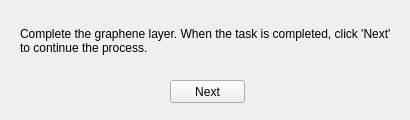
<?xml version="1.0" encoding="UTF-8"?>
<ui version="4.0">
 <class>Form</class>
 <widget class="QWidget" name="Form">
  <property name="geometry">
   <rect>
    <x>0</x>
    <y>0</y>
    <width>410</width>
    <height>120</height>
   </rect>
  </property>
  <property name="windowTitle">
   <string>Application of graphene</string>
  </property>
  <widget class="QPushButton" name="pushButton">
   <property name="geometry">
    <rect>
     <x>170</x>
     <y>80</y>
     <width>75</width>
     <height>23</height>
    </rect>
   </property>
   <property name="text">
    <string>Next</string>
   </property>
  </widget>
  <widget class="QLabel" name="label">
   <property name="geometry">
    <rect>
     <x>20</x>
     <y>10</y>
     <width>371</width>
     <height>61</height>
    </rect>
   </property>
   <property name="acceptDrops">
    <bool>false</bool>
   </property>
   <property name="text">
    <string>Complete the graphene layer. When the task is completed, click 'Next' to continue the process.</string>
   </property>
   <property name="textFormat">
    <enum>Qt::AutoText</enum>
   </property>
   <property name="scaledContents">
    <bool>false</bool>
   </property>
   <property name="wordWrap">
    <bool>true</bool>
   </property>
  </widget>
 </widget>
 <resources/>
 <connections/>
</ui>
